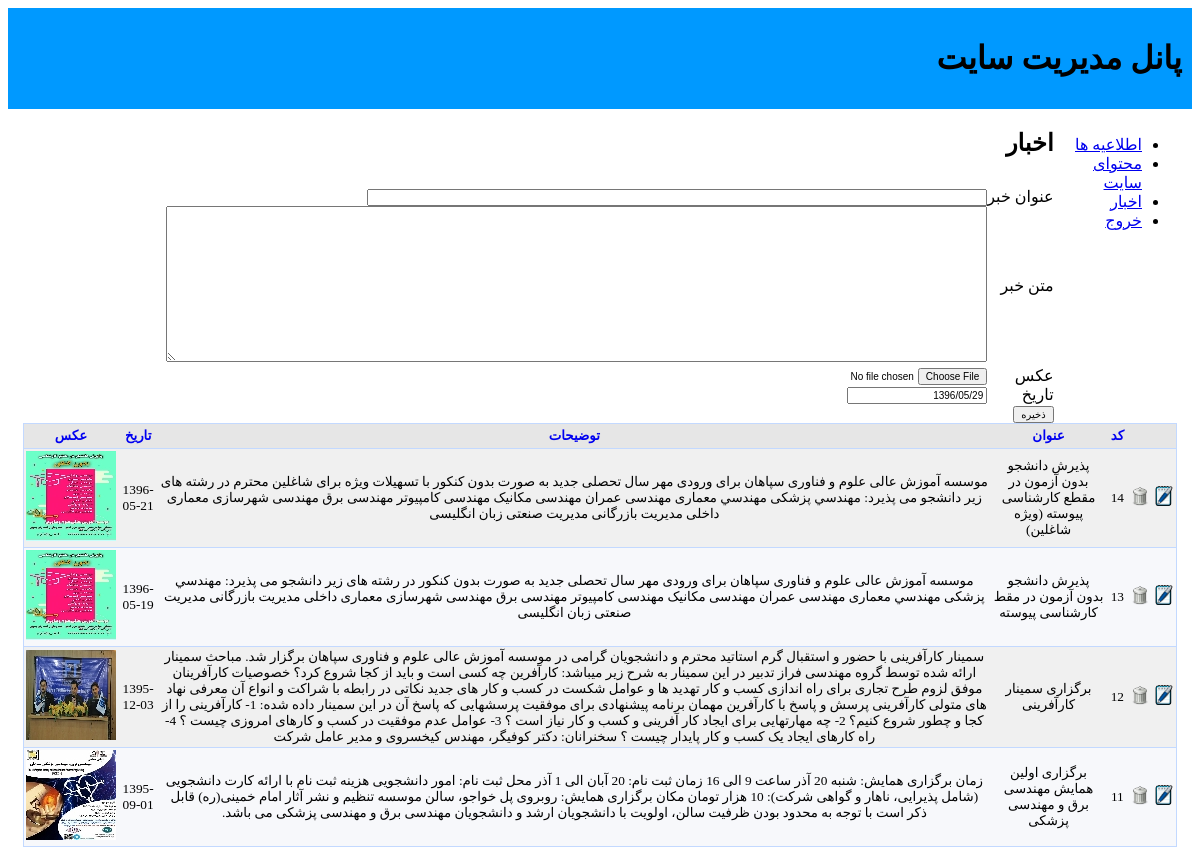
The app's page /root/admin/news.php (signed in) with its own data.
### tables this page shows
CREATE TABLE IF NOT EXISTS `news` (
  `eid` int(11) NOT NULL AUTO_INCREMENT,
  `etitle` varchar(500) NOT NULL,
  `edesc` varchar(1000) DEFAULT NULL,
  `epic` varchar(100) DEFAULT NULL,
  `epic_thumbnail` varchar(100) DEFAULT NULL,
  `uid` int(11) DEFAULT NULL,
  `edate` date DEFAULT NULL,
  `day_week` int(11) DEFAULT NULL,
  `views` int(11) DEFAULT '0',
  UNIQUE KEY `eid` (`eid`)
);

### root/admin/news.php (the view, shortened to what this page needs)
<!DOCTYPE html >
<html>
<head>
    <link href="css/index.css" rel="stylesheet" type="text/css"/>
   <link href="css/persian-datepicker-dark.css" rel="stylesheet" type="text/css"/>
   <link href="css/persian-datepicker-redblack.css" rel="stylesheet" type="text/css"/>
   <link href="css/persian-datepicker-cheerup.css" rel="stylesheet" type="text/css"/>
<link rel="stylesheet" type="text/css" href="css/style.css">
</head>
<body dir='rtl'>
<div id='header'>
<h1>پانل مدیریت سایت</h1>
</div>
<div id='menu'>
<ul>
	<li><a href='index.php'>اطلاعیه ها</a></li>
	<?php
	if($_SESSION['user_id']==1):
	?>
	<li><a href='content.php'>محتوای سایت</a></li>
	<li><a href='news.php'>اخبار</a></li>
	<?php endif;?>
    <li><a href='php/login.php'>خروج</a></li>
</ul>
</div>
<div id='content'>
<h2>اخبار</h2>
<div id='form'>
	<form action='<?=$_SERVER['PHP_SELF']?>' method="POST" enctype="multipart/form-data">
    	<table cellpadding="0" cellspacing="0" border="0">
    	<tr>
        	<td>عنوان خبر</td><td><input type="text" size="100" name='etitle'
			<?php if(isset($etitle)) echo " value='$etitle'";?>></td>
        </tr>
        <tr>
        	<td>متن خبر</td><td>
            <textarea name='edesc' rows="10" cols="100"><?php if(isset($edesc)) echo trim($edesc);?></textarea></td>
        </tr>
        <tr><td>عکس</td><td><input type='file' name="epic" accept="image/*" /></td>
		</tr>
		<tr><td>تاریخ</td><td><input type='text' id='observer' name='date'/>
        </td></tr>
        <tr><td><input type="submit" name="save" value="ذخیره"></td><td></td></tr>
        </table>
    </form>
	<table class='table' style='width:100%'>
	<tr class='row'>
        <th class='head'></th>
		<th class='head'></th>
		<th class='head'>کد</th>
		<th class='head'>عنوان</th>
        <th class='head'>توضیحات</th>
        <th class='head'>تاریخ</th>
        <th class='head'>عکس</th>
    </tr>
    <?php
		$result=mysql_query("select * from news	 order by edate desc");
		while($row=mysql_fetch_assoc($result))
		{
			echo "<tr class='row' >";
			echo "<td class='col'><a class='edit' href='updateNews.php?id=$row[eid]'><img width='20' height='20' src='pic/edit.png'></a></td>";
			echo "<td class='col'><input class='delete' value='$row[eid]' type='image' width='20' height='20' src='pic/delete.png'></input></td>";
			echo "<td class='col'>$row[eid]</td>";
			echo "<td class='col'>$row[etitle]</td>";
			echo "<td class='col'>$row[edesc]</td>";
			echo "<td class='col'>$row[edate]</td>";
			echo "<td class='col'><img alt='' src='../uploads/news/e$row[eid]/thumbs/$row[epic]'></td>";
			echo "</tr>";
		}
	?>
	</table>
</div>
</div>
</body>
</html>

### root/admin/css/index.css (style rules this page uses)
#header { margin:0; padding:10px; background-color:#09F; }
#menu { float:right; width:10%; padding:10px; }
#form { padding:10px; margin:5px; }

### root/admin/css/style.css (style rules this page uses)
select, input { font-family:Tahoma, Geneva, sans-serif; font-size:10px; }
table.table { border-collapse:collapse; border-style:solid; border-width:1px; border-color:#C3D9FF; padding:1px; font-family:Tahoma; font-size:10pt; width:auto; }
th.head { color:#0000F0; background:#E6E6E6; border-top-style: solid; border-bottom-style: solid; border-width:1px; border-color:#C3D9FF; font-weight:bold; padding:4px; text-align:center; vertical-align:middle; }
tr.row { color:#000000; border-style:solid; border-width:1px; border-color:#C3D9FF; font-weight:100; }
tr.row:nth-child(odd) td { background:#F7F8FB; }
td.col { background:#F0F0F0; border-top-style: solid; border-bottom-style: solid; border-width:1px; border-color:#C3D9FF; padding:2px; text-align:center; vertical-align:middle; }

### records on screen
news: eid "14", etitle "پذیرش دانشجو بدون آزمون در مقطع کارشناسی پیوسته (ویژه شاغلین)", edesc "موسسه آموزش عالی علوم و فناوری سپاهان برای ورودی مهر سال تحصلی جدید به صورت بدون کنکور با تسهیلات ویژه برای شاغلین محترم در رشته های زیر دانشجو می پذیرد: مهندسي پزشکی مهندسي معماری مهندسی عمران مهندسی مکانیک مهندسی کامپیوتر مهندسی برق مهندسی شهرسازی معماری داخلی مدیریت بازرگانی مدیریت صنعتی زبان انگلیسی", edate "1396-05-21", epic (picture)
news: eid "13", etitle "پذیرش دانشجو بدون آزمون در مقط کارشناسی پیوسته", edesc "موسسه آموزش عالی علوم و فناوری سپاهان برای ورودی مهر سال تحصلی جدید به صورت بدون کنکور در رشته های زیر دانشجو می پذیرد: مهندسي پزشکی مهندسي معماری مهندسی عمران مهندسی مکانیک مهندسی کامپیوتر مهندسی برق مهندسی شهرسازی معماری داخلی مدیریت بازرگانی مدیریت صنعتی زبان انگلیسی", edate "1396-05-19", epic (picture)
news: eid "12", etitle "برگزاری سمینار کارآفرینی", edesc "سمینار کارآفرینی با حضور و استقبال گرم استاتید محترم و دانشجویان گرامی در موسسه آموزش عالی علوم و فناوری سپاهان برگزار شد. مباحث سمینار ارائه شده توسط گروه مهندسی فراز تدبیر در این سمینار به شرح زیر میباشد: کارآفرین چه کسی است و باید از کجا شروع کرد؟ خصوصیات کارآفرینان موفق لزوم طرح تجاری برای راه اندازی کسب و کار تهدید ها و عوامل شکست در کسب و کار های جدید نکاتی در رابطه با شراکت و انواع آن معرفی نهاد های متولی کارآفرینی پرسش و پاسخ با کارآفرین مهمان برنامه پیشنهادی برای موفقیت پرسشهایی که پاسخ آن در این سمینار داده شده: 1- کارآفرینی را از کجا و چطور شروع کنیم؟ 2- چه مهارتهایی برای ایجاد کار آفرینی و کسب و کار نیاز است ؟ 3- عوامل عدم موفقیت در کسب و کارهای امروزی چیست ؟ 4- راه کارهای ایجاد…", edate "1395-12-03", epic (picture)
news: eid "11", etitle "برگزاری اولین همایش مهندسی برق و مهندسی پزشکی", edesc "زمان برگزاری همایش: شنبه 20 آذر ساعت 9 الی 16 زمان ثبت نام: 20 آبان الی 1 آذر محل ثبت نام: امور دانشجویی هزینه ثبت نام با ارائه کارت دانشجویی (شامل پذیرایی، ناهار و گواهی شرکت): 10 هزار تومان مکان برگزاری همایش: روبروی پل خواجو، سالن موسسه تنظیم و نشر آثار امام خمینی(ره) قابل ذکر است با توجه به محدود بودن ظرفیت سالن، اولویت با دانشجویان ارشد و دانشجویان مهندسی برق و مهندسی پزشکی می باشد.", edate "1395-09-01", epic (picture)
